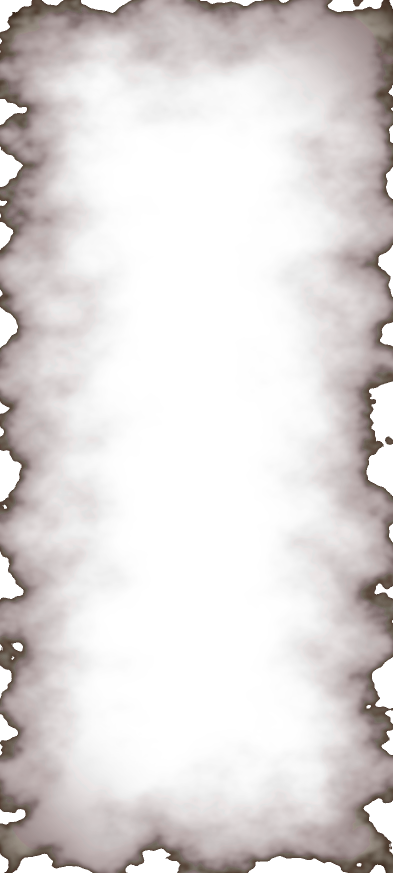
#> input picture foto/burn_m.webp, 786 x 1746 px (shown at 1/2 size)
$ python crea_tasselli.py foto/burn_m.webp
#> lines starting #> are read from the running program, lines starting #| are printed output that depends on the picture
#!/usr/bin/env python3
"""
Prepara una foto gigante per lo zoom "infinito" del sito.

Uso:   python3 crea_tasselli.py foto/mosaico.jpg
Serve: pip install pillow

Crea accanto alla foto:
  - <nome>_preview.jpg   versione leggera (max 2800 px) mostrata nella pagina
  - <nome>_preview_m.jpg versione per telefono (max 1600 px), usata dal <picture> in index.html
  - <nome>_tiles/        piramide di tasselli 512x512 (livello 0 = risoluzione piena)

Alla fine stampa gli attributi da copiare sul <button id="mosaicZoomOpen"> in index.html.
"""
import math
import os
import shutil
import sys

from PIL import Image

Image.MAX_IMAGE_PIXELS = None

TILE = 512            # lato dei tasselli
MIN_LEVEL_WIDTH = 2000  # sotto questa larghezza basta l'anteprima, niente altri livelli
PREVIEW_SIDE = 2800   # lato lungo dell'anteprima
PREVIEW_M_SIDE = 1600 # lato lungo dell'anteprima per telefono
TILE_QUALITY = 82
PREVIEW_QUALITY = 85


def main():
    if len(sys.argv) != 2:
        sys.exit(__doc__)
    src = sys.argv[1]
    base = os.path.splitext(src)[0]
    out_dir = base + "_tiles"
    preview_path = base + "_preview.jpg"
    preview_m_path = base + "_preview_m.jpg"

    img = Image.open(src).convert("RGB")
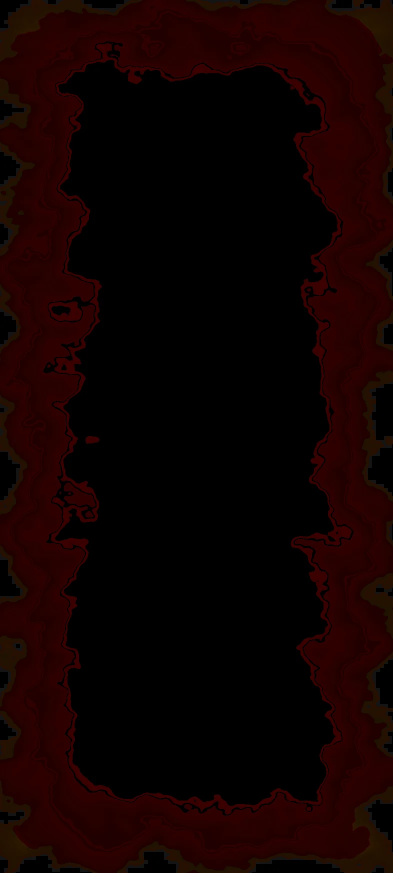
#> img: PIL image 786x1746 RGB (shown at 1/2 size); mean R, G, B 18.2, 1.4, 0.5
    width, height = img.size
#> width = 786; height = 1746
    print(f"Foto: {width}x{height}")
#| Foto: 786x1746

    # Anteprima leggera
    scale = min(1.0, PREVIEW_SIDE / max(width, height))
#> scale = 1
    preview = img.resize((round(width * scale), round(height * scale)), Image.LANCZOS)
    preview.save(preview_path, "JPEG", quality=PREVIEW_QUALITY, optimize=True, progressive=True)
    print(f"Anteprima: {preview_path} ({preview.size[0]}x{preview.size[1]})")
#| Anteprima: foto/burn_m_preview.jpg (786x1746)

    # Anteprima per telefono (più piccola, meno dati e meno memoria)
    scale_m = min(1.0, PREVIEW_M_SIDE / max(width, height))
#> scale_m = 0.916
    preview_m = img.resize((round(width * scale_m), round(height * scale_m)), Image.LANCZOS)
    preview_m.save(preview_m_path, "JPEG", quality=PREVIEW_QUALITY, optimize=True, progressive=True)
    print(f"Anteprima telefono: {preview_m_path} ({preview_m.size[0]}x{preview_m.size[1]})")
#| Anteprima telefono: foto/burn_m_preview_m.jpg (720x1600)

    # Piramide di tasselli
    if os.path.isdir(out_dir):
        shutil.rmtree(out_dir)

    level = 0
    current = img
    total = 0
    while True:
        lw, lh = current.size
        folder = os.path.join(out_dir, str(level))
        os.makedirs(folder, exist_ok=True)
        cols, rows = math.ceil(lw / TILE), math.ceil(lh / TILE)
        for ty in range(rows):
            for tx in range(cols):
                box = (tx * TILE, ty * TILE, min((tx + 1) * TILE, lw), min((ty + 1) * TILE, lh))
                current.crop(box).save(
                    os.path.join(folder, f"{tx}_{ty}.jpg"), "JPEG", quality=TILE_QUALITY, optimize=True
                )
                total += 1
        print(f"Livello {level}: {lw}x{lh} -> {cols * rows} tasselli")
        next_w, next_h = math.ceil(lw / 2), math.ceil(lh / 2)
        if next_w < MIN_LEVEL_WIDTH:
            break
        current = current.resize((next_w, next_h), Image.LANCZOS)
        level += 1
#> this loop made 1 pass
#> pass 1, in main, `current.crop(box).save( os.path.join(folder, f"{tx}_{ty}.jpg"), "JPEG"..`:
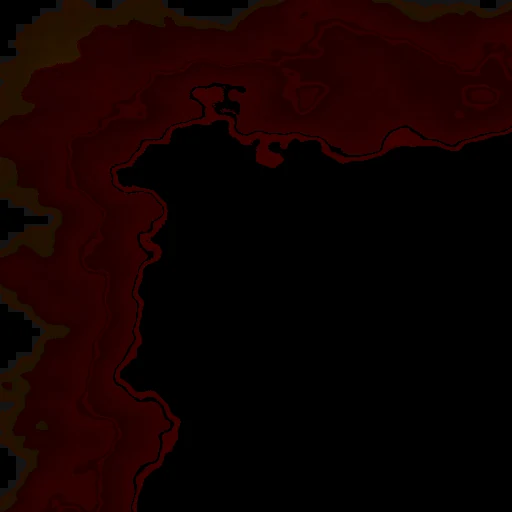
#> saved as 0_0.jpg: PIL image 512x512 RGB; mean R, G, B 17.9, 1.5, 0.6
#> pass 1, in main, `current.crop(box).save( os.path.join(folder, f"{tx}_{ty}.jpg"), "JPEG"..`:
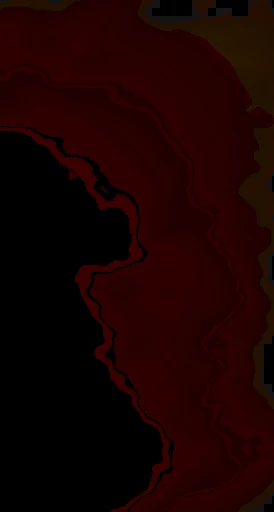
#> saved as 1_0.jpg: PIL image 274x512 RGB; mean R, G, B 27.2, 1.8, 0.6
#> pass 1, in main, `current.crop(box).save( os.path.join(folder, f"{tx}_{ty}.jpg"), "JPEG"..`:
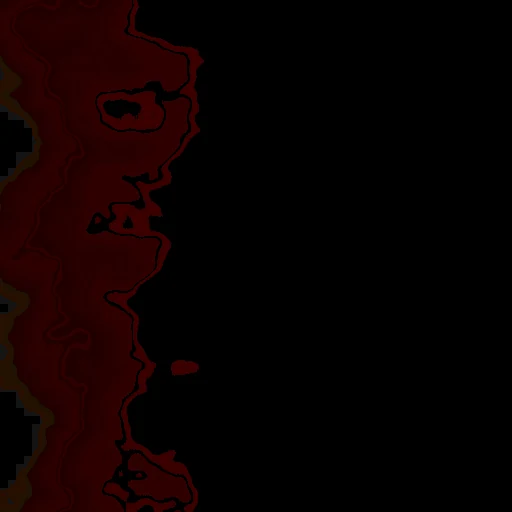
#> saved as 0_1.jpg: PIL image 512x512 RGB; mean R, G, B 11.9, 0.6, 0.3
#> pass 1, in main, `current.crop(box).save( os.path.join(folder, f"{tx}_{ty}.jpg"), "JPEG"..`:
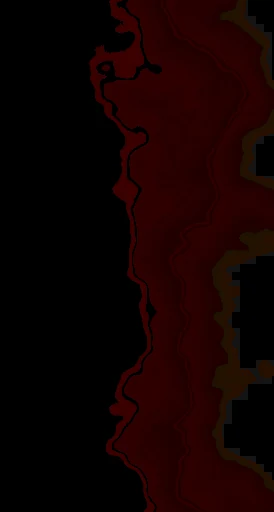
#> saved as 1_1.jpg: PIL image 274x512 RGB; mean R, G, B 19.3, 1.4, 0.6
#> after the loop, level = 0; total = 8

    print(f"\nTasselli totali: {total}")
#| Tasselli totali: 8
    print("\nAttributi per il <button id=\"mosaicZoomOpen\"> in index.html:")
    print(
        f'data-tiles="{out_dir.replace(os.sep, "/")}" data-width="{width}" '
        f'data-height="{height}" data-tile-size="{TILE}" data-levels="{level + 1}"'
    )
#| data-tiles="foto/burn_m_tiles" data-width="786" data-height="1746" data-tile-size="512" data-levels="1"
    print(f'\nE come src della foto nella pagina: {preview_path.replace(os.sep, "/")}')
#| E come src della foto nella pagina: foto/burn_m_preview.jpg


if __name__ == "__main__":
    main()
